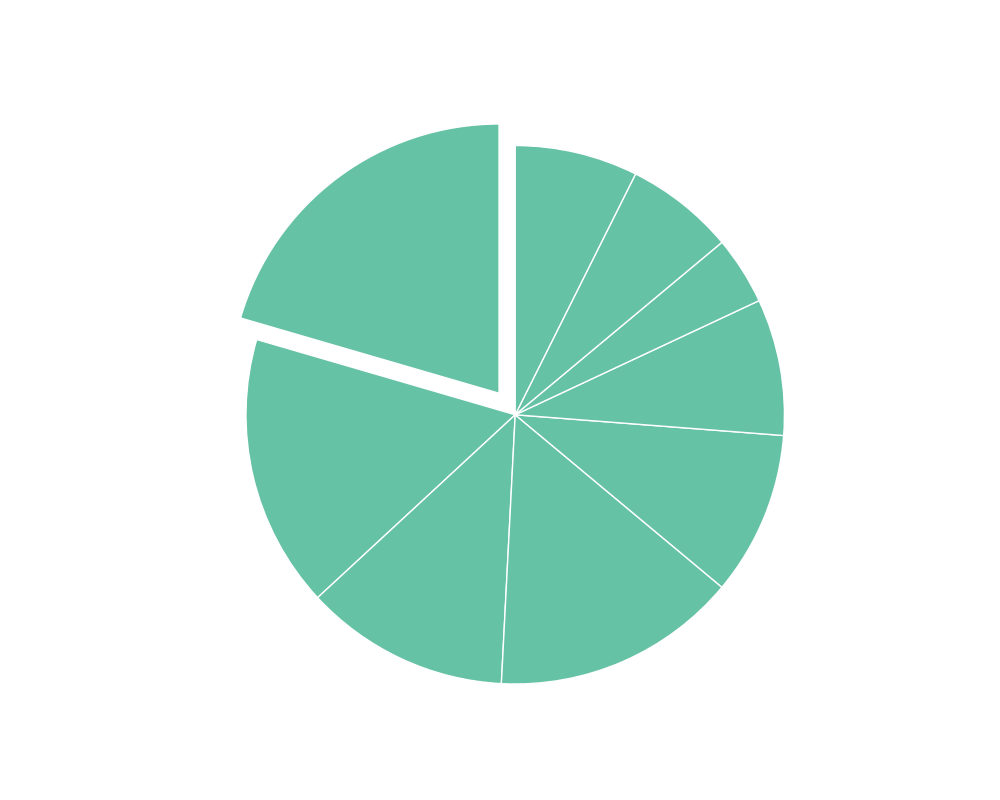

Source code (Python):
import matplotlib.pyplot as plt

# Original data series
percentages = [25, 20, 15, 18, 12, 10]

# Additional made-up data series
additional_percentages = [5, 8, 9]

# Combine the original percentages with the additional made-up data
all_percentages = percentages + additional_percentages

# Generate colors for the added data
single_color = ['#66c2a5' for _ in range(len(all_percentages))]

# Adjust the explode to incorporate the additional segments
explode = (0.1, 0, 0, 0, 0, 0, 0, 0, 0)

# Plot updated pie chart
fig, ax = plt.subplots(figsize=(10, 8))
ax.pie(
    all_percentages,
    labels=None,
    autopct=None,
    startangle=90,
    colors=single_color,
    explode=explode
)

ax.axis('equal')
plt.show()
